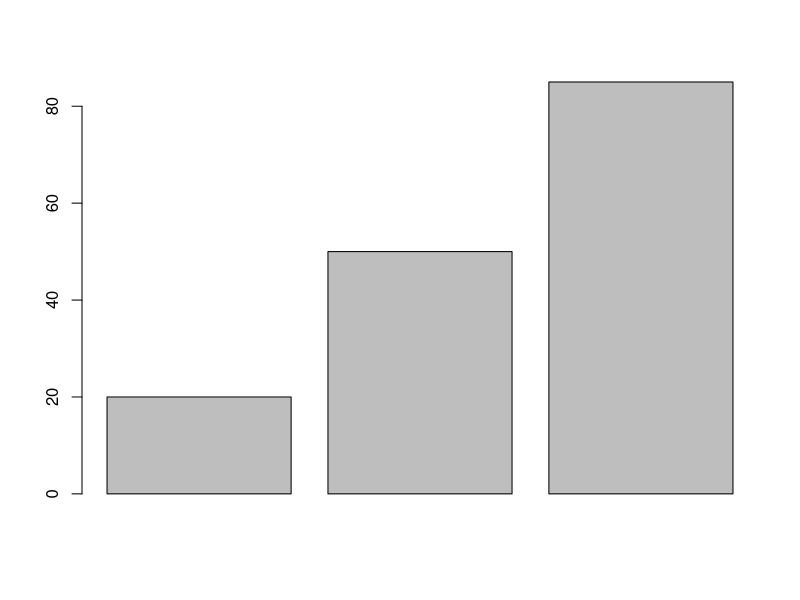
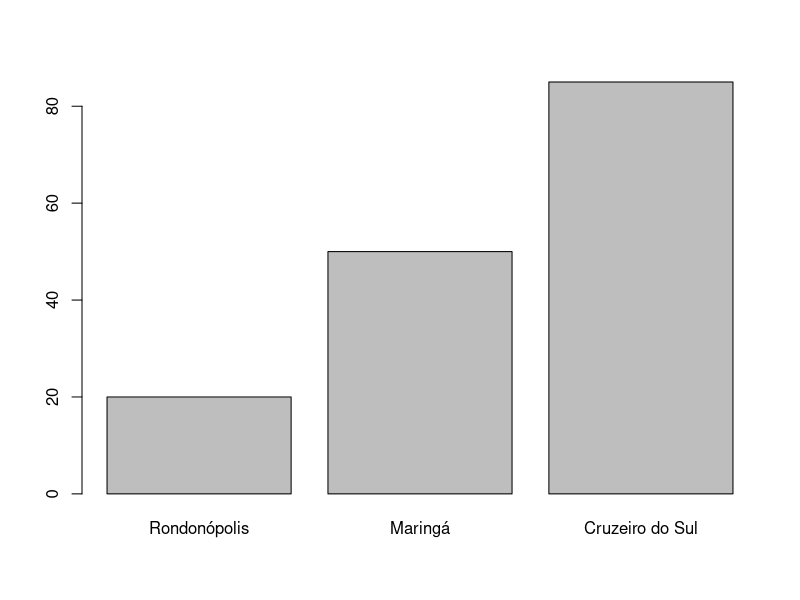
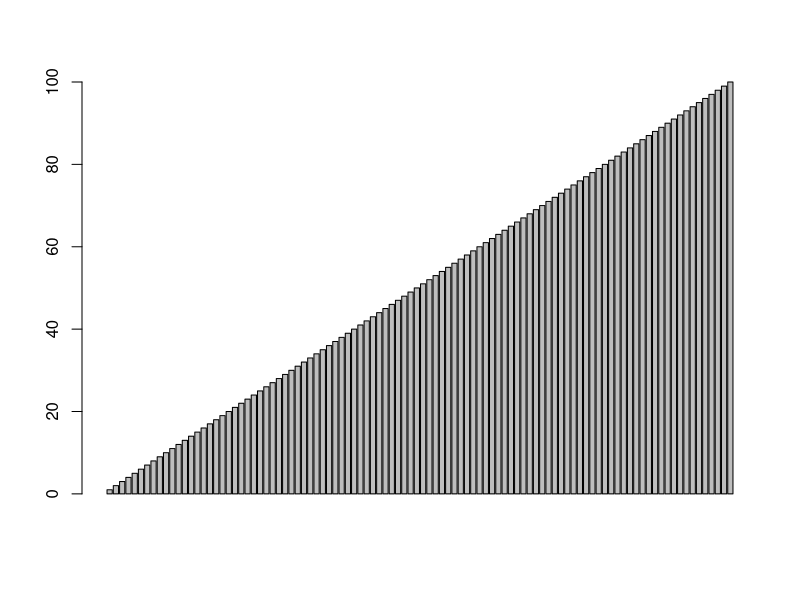
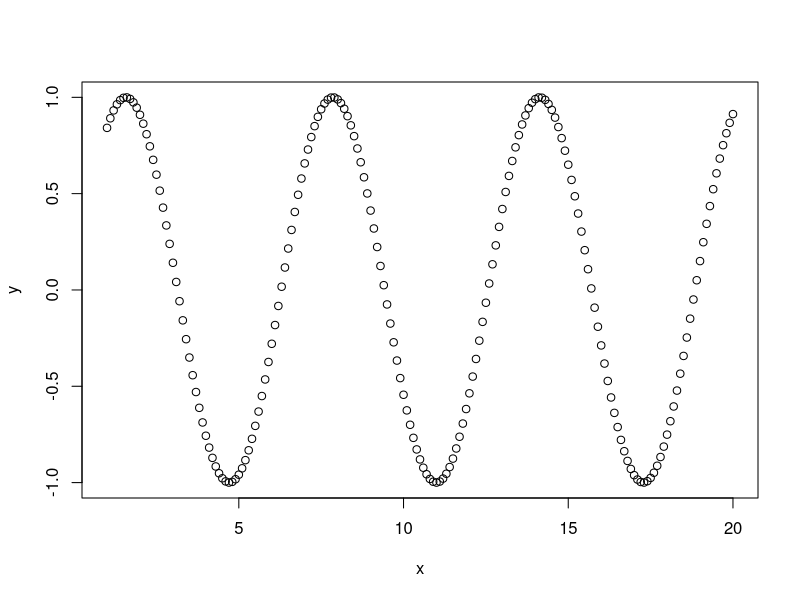
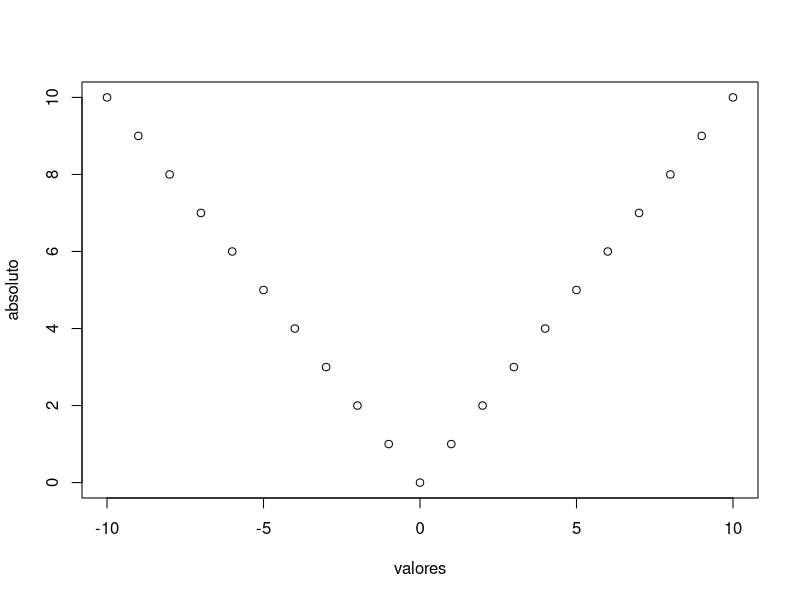
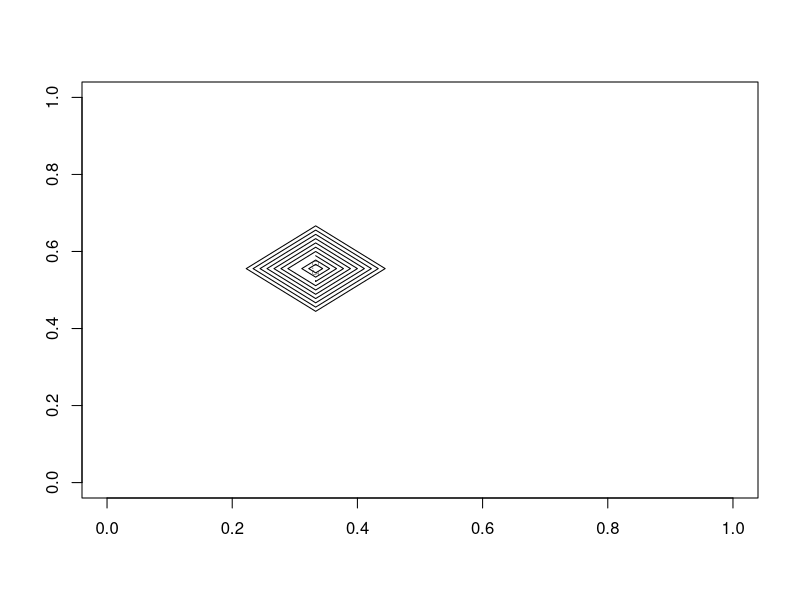
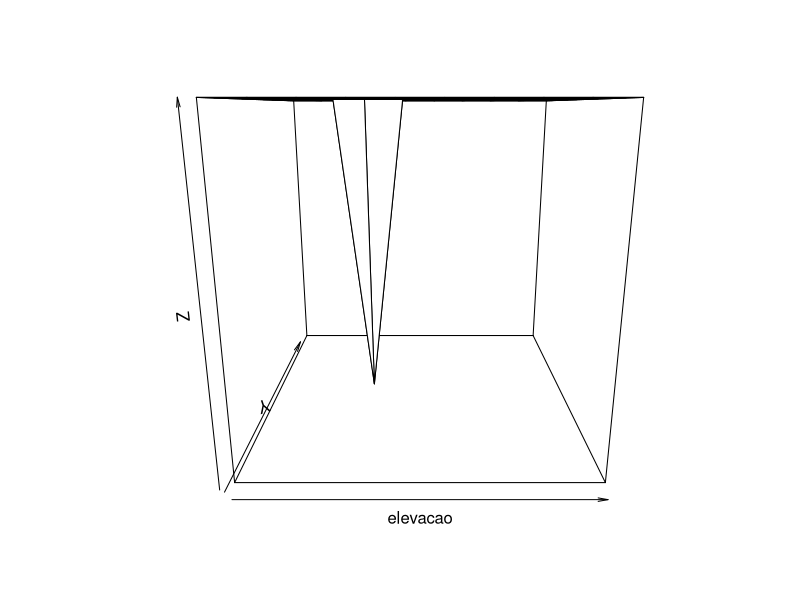
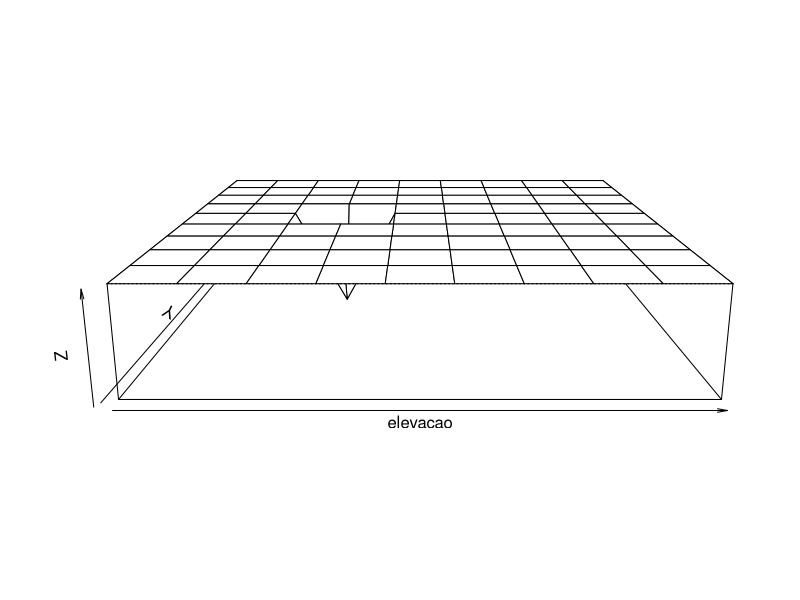

Source code (R) for these figures, in order:
## ---- chunk 1
x<- c(2,3,5,7,11) 
x
## ---- chunk 2
y<- c(x,13,17,19)
y
## ---- chunk 3
1:7
## ---- chunk 4
seq(1:7)
## ---- chunk 5
seq(1,7,0.5)
seq(7,1,-0.5) 
## ---- chunk 6
z<-c(1,3,5,7,11) 
mode (z)
length(z)

a <- "Angela"
b<-TRUE; 
c<-8i #objetos com tipos diferentes
mode(a); 
mode(b); 
mode(c) #exibe os atributos "tipo" dos objetos 
## ---- chunk 7
longo<-100:50 #sequência decrescente de 100 a 50
longo #exibe o conteúdo do objeto 
## ---- chunk 8
longo[18]
## ---- chunk 9
longo[1]
## ---- chunk 10
longo [3] <- 28
## ---- chunk 11
longo[101] <- 83
## ---- chunk 12
longo[c(1,3)]

## ---- chunk 13
longo[2:4]
## ---- chunk 14
longo[5:7] <- c(42,52,75)
## ---- chunk 15
longo[8]
## ---- chunk 16
solo <- 1:3
names(solo) <- c("Argila", "Areia","Silte" )
solo
## ---- chunk 17
solo["Silte"]<-20
## ---- chunk 18
chuva <- c(20,50,85)
barplot(chuva)
## ---- chunk 19
names(chuva)<- c("Rondonópolis", "Maringá", "Cruzeiro do Sul")
## ---- chunk 20
barplot(chuva)
## ---- chunk 21
barplot(1:100)
## ---- chunk 22
a <- c(1, 2, 3)
a + 1
## ---- chunk 23
a / 2
## ---- chunk 24
a*2
## ---- chunk 25
b <- c(4,5,6)
a+b
## ---- chunk 26
a-b
## ---- chunk 27
a == c(1, 99, 3)
## ---- chunk 28
a < c(1, 99, 3)
## ---- chunk 29
sin(a)
## ---- chunk 30
sqrt(a)
## ---- chunk 31
x <- seq(1, 20, 0.1)
y<-sin(x)
## ---- chunk 32
plot(x, y)
## ---- chunk 33
valores <- -10:10
absoluto<- abs(valores)
plot(valores, absoluto)
## ---- chunk 34
a <- c(1, 3, NA, 7, 9)
sum(a)
## ---- chunk 35
help(sum)
## ---- chunk 36
sum(a, na.rm = T)
## ---- chunk 37
matrix(0,3,4)
## ---- chunk 38
a <- (1:12)

print (a)
## ---- chunk 39
matrix (a,# chama o vetor
        3,# linha
        4) #coluna
## ---- chunk 40
a <-1:12
a
## ---- chunk 41
matrix (a,3,4)
## ---- chunk 42
matrix (a, 3)
matrix (a, ,4)
## ---- chunk 43
matrix(a,3, byrow=T)
## ---- chunk 44
foliar <- 1:8
## ---- chunk 45
dim(foliar) <- c(2,4)
## ---- chunk 46
matrix (2,5,5)
## ---- chunk 47
print (foliar)
## ---- chunk 48
foliar[2,3]
## ---- chunk 49
foliar[1,4]
## ---- chunk 50
foliar[2,]
## ---- chunk 51
foliar[,4]
## ---- chunk 52
foliar[,2:4]
## ---- chunk 53
summary(foliar)
## ---- chunk 54
summary(as.vector(foliar))
## ---- chunk 55
elevacao <- matrix (1,10,10)
## ---- chunk 56
elevacao [4, 6] <- 0
## ---- chunk 57
contour(elevacao)
## ---- chunk 58
persp (elevacao)
## ---- chunk 59
persp (elevacao, expand =0.2)
## ---- chunk 60
contour(volcano)
## ---- chunk 61
persp(volcano, expand=0.2)
## ---- chunk 62
image(volcano)
## ---- chunk 63
a <- matrix (10:1,ncol=2) #construir uma matriz qualquer
a
## ---- chunk 64
b <- cbind (a,1:5) #adicionar uma terceira coluna
b
## ---- chunk 65
c<- rbind(b,c(28,28,28))
c
## ---- chunk 66
m1 <- matrix(1:12, ncol = 3) 

dimnames(m1) <- list(c("L1", "L2", "L3", "L4"), c("C1", "C2", "C3")) 
dimnames(m1)
## ---- chunk 67
 margin.table(m1, margin = 1)
 margin.table(m1, margin = 2)
 apply(m1, 2, median)
 
## ---- chunk 68
factor(rep(paste("T", 1:3, sep = ""), c(4, 4, 3)))
## ---- chunk 69
peso  <- c(134.8, 139.7, 147.6, 132.3, 161.7, 157.7, 150.3, 144.7,
           160.7, 172.7, 163.4, 161.3, 169.8, 168.2, 160.7, 161.0,
           165.7, 160.0, 158.2, 151.0, 171.8, 157.3, 150.4, 160.4,
           154.5, 160.4, 148.8, 154.0)
trat  <- rep(seq(0,300,50), each=4)  #?each
dados <-  data.frame(peso, trat=as.factor(trat))
## ---- chunk 70
ar1 <- array(1:24, dim = c(3, 4, 2)) 
ar1
## ---- chunk 71
data(Titanic) 
Titanic
## ---- chunk 72
sum(Titanic)
## ---- chunk 73
sum(Titanic[4, , , ])
## ---- chunk 74
apply(Titanic, 4, sum)
## ---- chunk 75
margin.table(Titanic, margin = 1)
## ---- chunk 76
margin.table(Titanic, margin = 2)
## ---- chunk 77
margin.table(Titanic, margin = 3)
## ---- chunk 78
margin.table(Titanic, margin = 4)
## ---- chunk 79
margin.table(Titanic, margin = c(2, 4))
prop.table(margin.table(Titanic, margin = c(2, 4)), margin = 1)
prop.table(margin.table(Titanic, margin = c(2, 1)), margin = 1)
## ---- chunk 80
nome <- c("Melissa José",
          "Jennifer Linhares",
          "Gedilene Ponciano",
          "Edinar da Silva",
          "Osmar Emidio",
          "Jeeziel Vieira")
## ---- chunk 81
idade <- c(17,18,16,15,15,18)
## ---- chunk 82
sexo <- factor(c("F","F","F","F","M","M"))
## ---- chunk 83
alt <- c(180,170,160,150,140,168)
## ---- chunk 84
dados <- data.frame(nome, idade, sexo, alt)
## ---- chunk 85
str(dados)
## ---- chunk 86
row.names(dados) <- c(1,2,3,4,5,6)
dados
## ---- chunk 87
names(dados) <- c("Nome", "Idade", "Sexo", "altura")
dados
## ---- chunk 88
dados[2,1] #elemento da  linha  2, coluna 1
dados[2,] #toda linha dois

## ---- chunk 89
dados[,1]
## ---- chunk 90
dados[,1] <- as.character(dados[,1])
dados[,1]
## ---- chunk 91
dados$Nome
dados$Nome[3]
dados$Nome [1:3]
## ---- chunk 92
str(dados)
## ---- chunk 93
dados <- cbind (dados, #adicionar uma coluna
               Conceito=c("A","A","A","C","A","B"))
## ---- chunk 94
dados <- rbind (dados, #adicionar uma linha
                "7"= c("Caio Pinto", 21, "M", 172, "C"))
dados
## ---- chunk 95
dados<- dados [1:6,] #selecionar linha de 1 a 6
dados<- dados [,-5] #excluir a quinta coluna
dados
## ---- chunk 96
dados[dados$Sexo=="F",] #exibir só masculinos
## ---- chunk 97
dados [order(dados$altura),]
## ---- chunk 98
dados [rev(order(dados$altura)),]
## ---- chunk 99
split (dados, sexo)
## ---- chunk 100
pes <- list (idade=32, nome="Maria", notas=c(98,95,78), B=matrix(1:4,2,2))
pes
## ---- chunk 101
pes$nome
pes$notas

pes[1]
pes[3]
## ---- chunk 102
x <- c(1,3,2,3,4)
y <- c(4,5,5,4,4)
tt <- t.test (x,y, var.equal=T)
tt
## ---- chunk 103
is.list(tt)
mode (tt)
## ---- chunk 104
names(tt)
## ---- chunk 105
tt$conf.int #intervalo de confianca 
